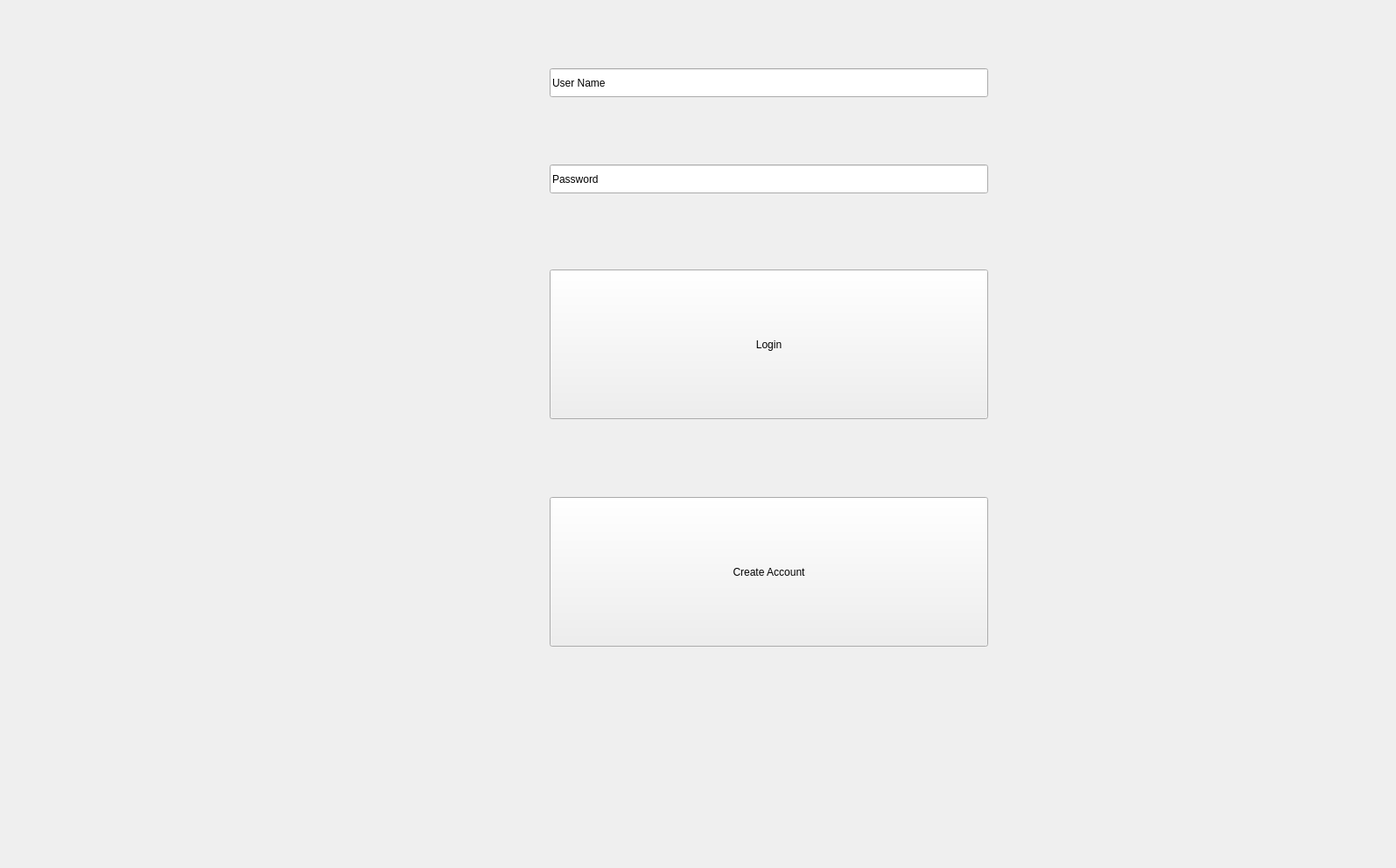
<?xml version="1.0" encoding="UTF-8"?>
<ui version="4.0">
 <class>MainWindow</class>
 <widget class="QMainWindow" name="MainWindow">
  <property name="geometry">
   <rect>
    <x>0</x>
    <y>0</y>
    <width>1595</width>
    <height>992</height>
   </rect>
  </property>
  <property name="windowTitle">
   <string>MainWindow</string>
  </property>
  <widget class="QWidget" name="centralwidget">
   <widget class="QFrame" name="mainFrame">
    <property name="geometry">
     <rect>
      <x>-1</x>
      <y>-1</y>
      <width>1601</width>
      <height>1001</height>
     </rect>
    </property>
    <property name="frameShape">
     <enum>QFrame::StyledPanel</enum>
    </property>
    <property name="frameShadow">
     <enum>QFrame::Raised</enum>
    </property>
    <widget class="QStackedWidget" name="stackedWidget">
     <property name="geometry">
      <rect>
       <x>9</x>
       <y>9</y>
       <width>1581</width>
       <height>981</height>
      </rect>
     </property>
     <widget class="QWidget" name="logInPage">
      <widget class="QLineEdit" name="user_name">
       <property name="geometry">
        <rect>
         <x>620</x>
         <y>70</y>
         <width>501</width>
         <height>33</height>
        </rect>
       </property>
       <property name="text">
        <string>User Name</string>
       </property>
       <property name="maxLength">
        <number>16</number>
       </property>
      </widget>
      <widget class="QLineEdit" name="password">
       <property name="geometry">
        <rect>
         <x>620</x>
         <y>180</y>
         <width>501</width>
         <height>33</height>
        </rect>
       </property>
       <property name="text">
        <string>Password</string>
       </property>
       <property name="maxLength">
        <number>16</number>
       </property>
      </widget>
      <widget class="QPushButton" name="log_in_button">
       <property name="geometry">
        <rect>
         <x>620</x>
         <y>300</y>
         <width>501</width>
         <height>171</height>
        </rect>
       </property>
       <property name="text">
        <string>Login</string>
       </property>
      </widget>
      <widget class="QPushButton" name="create_account">
       <property name="geometry">
        <rect>
         <x>620</x>
         <y>560</y>
         <width>501</width>
         <height>171</height>
        </rect>
       </property>
       <property name="text">
        <string>Create Account</string>
       </property>
      </widget>
      <widget class="QLabel" name="log_label">
       <property name="geometry">
        <rect>
         <x>630</x>
         <y>830</y>
         <width>491</width>
         <height>25</height>
        </rect>
       </property>
       <property name="text">
        <string/>
       </property>
      </widget>
     </widget>
     <widget class="QWidget" name="chat_page">
      <widget class="QTextEdit" name="chat">
       <property name="geometry">
        <rect>
         <x>20</x>
         <y>20</y>
         <width>1171</width>
         <height>891</height>
        </rect>
       </property>
      </widget>
      <widget class="QLineEdit" name="input_line">
       <property name="geometry">
        <rect>
         <x>20</x>
         <y>930</y>
         <width>1071</width>
         <height>33</height>
        </rect>
       </property>
      </widget>
      <widget class="QPushButton" name="send_button">
       <property name="geometry">
        <rect>
         <x>1100</x>
         <y>930</y>
         <width>91</width>
         <height>31</height>
        </rect>
       </property>
       <property name="text">
        <string>Send</string>
       </property>
      </widget>
      <widget class="QTableWidget" name="friends_list">
       <property name="geometry">
        <rect>
         <x>1210</x>
         <y>20</y>
         <width>351</width>
         <height>431</height>
        </rect>
       </property>
      </widget>
      <widget class="QPushButton" name="accept_button">
       <property name="geometry">
        <rect>
         <x>1210</x>
         <y>730</y>
         <width>351</width>
         <height>31</height>
        </rect>
       </property>
       <property name="text">
        <string>Accept</string>
       </property>
      </widget>
      <widget class="QPushButton" name="remove_button">
       <property name="geometry">
        <rect>
         <x>1210</x>
         <y>780</y>
         <width>351</width>
         <height>31</height>
        </rect>
       </property>
       <property name="text">
        <string>Remove</string>
       </property>
      </widget>
      <widget class="QPushButton" name="add_friend_button">
       <property name="geometry">
        <rect>
         <x>1210</x>
         <y>830</y>
         <width>351</width>
         <height>31</height>
        </rect>
       </property>
       <property name="text">
        <string>Add Friend</string>
       </property>
      </widget>
      <widget class="QComboBox" name="status_combo">
       <property name="geometry">
        <rect>
         <x>1210</x>
         <y>880</y>
         <width>361</width>
         <height>37</height>
        </rect>
       </property>
       <property name="currentText">
        <string/>
       </property>
      </widget>
      <widget class="QTableWidget" name="pending_list">
       <property name="geometry">
        <rect>
         <x>1210</x>
         <y>470</y>
         <width>351</width>
         <height>251</height>
        </rect>
       </property>
      </widget>
     </widget>
    </widget>
    <widget class="QLabel" name="user_label">
     <property name="geometry">
      <rect>
       <x>40</x>
       <y>0</y>
       <width>1151</width>
       <height>25</height>
      </rect>
     </property>
     <property name="text">
      <string/>
     </property>
    </widget>
   </widget>
  </widget>
 </widget>
 <resources/>
 <connections/>
</ui>
